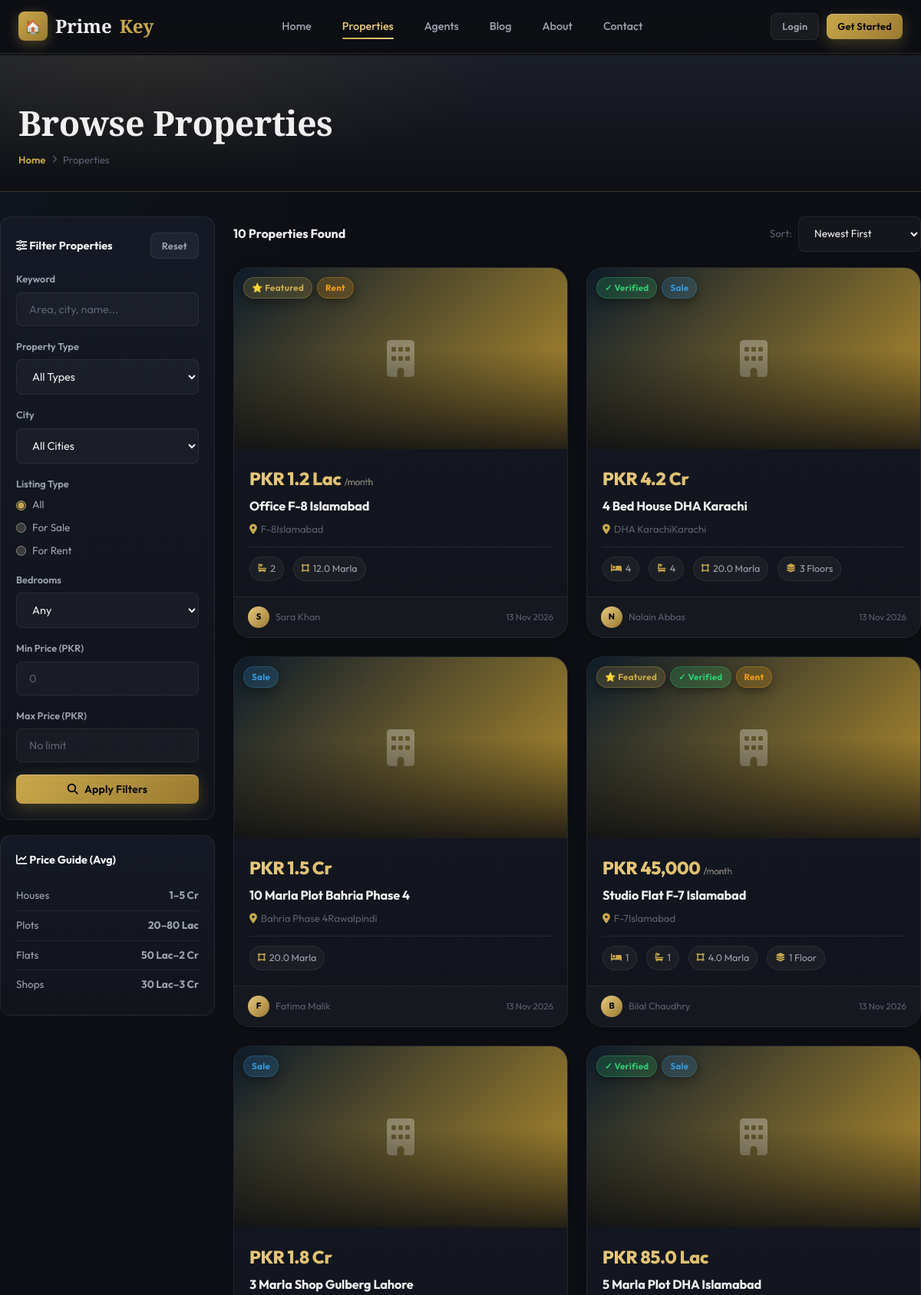
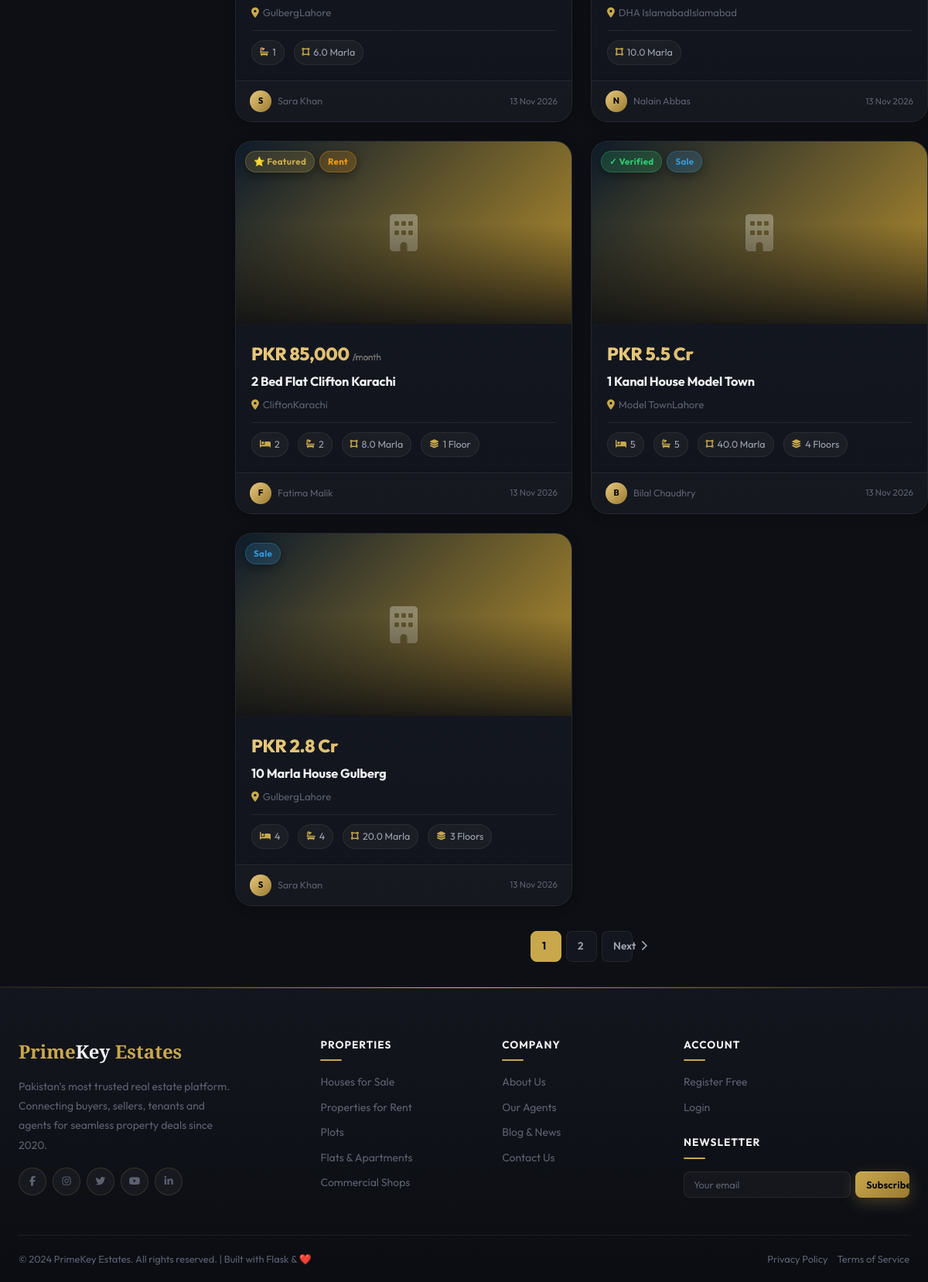
Screenshot of /properties with the database file from the repository (2 pictures, top to bottom).
### app/models.py (models this page shows)
class Property(db.Model):
    __tablename__ = 'properties'
    id           = db.Column(db.Integer, primary_key=True)
    title        = db.Column(db.String(200), nullable=False)
    description  = db.Column(db.Text)
    price        = db.Column(db.Float, nullable=False)
    size         = db.Column(db.Float)              # in marla or sq ft
    size_unit    = db.Column(db.String(20), default='Marla')
    bedrooms     = db.Column(db.Integer, default=0)
    bathrooms    = db.Column(db.Integer, default=0)
    floors       = db.Column(db.Integer, default=1)
    year_built   = db.Column(db.Integer)
    type_id      = db.Column(db.Integer, db.ForeignKey('property_types.id'), nullable=False)
    location_id  = db.Column(db.Integer, db.ForeignKey('locations.id'))
    agent_id     = db.Column(db.Integer, db.ForeignKey('agents.id'))
    status       = db.Column(db.String(30), default='Available')   # Available/Sold/Rented
    listing_type = db.Column(db.String(20), default='Sale')        # Sale/Rent
    is_featured  = db.Column(db.Boolean, default=False)
    is_verified  = db.Column(db.Boolean, default=False)
    views_count  = db.Column(db.Integer, default=0)
    created_at   = db.Column(db.DateTime, default=datetime.utcnow)
    updated_at   = db.Column(db.DateTime, default=datetime.utcnow, onupdate=datetime.utcnow)
    property_type   = db.relationship('PropertyType', back_populates='properties')
    location        = db.relationship('Location', back_populates='properties')
    agent           = db.relationship('Agent', back_populates='properties')
    images          = db.relationship('PropertyImage', back_populates='property', lazy=True, cascade='all, delete-orphan')
    features        = db.relationship('PropertyFeatureMap', back_populates='property', lazy=True, cascade='all, delete-orphan')
    amenities       = db.relationship('PropertyAmenity', back_populates='property', lazy=True, cascade='all, delete-orphan')
    favorites       = db.relationship('Favorite', back_populates='property', lazy=True)
    inquiries       = db.relationship('Inquiry', back_populates='property', lazy=True)
    offers          = db.relationship('Offer', back_populates='property', lazy=True)
    deals           = db.relationship('Deal', back_populates='property', lazy=True)
    site_visits     = db.relationship('SiteVisit', back_populates='property', lazy=True)
    price_history   = db.relationship('PriceHistory', back_populates='property', lazy=True)
    prop_views      = db.relationship('PropertyView', back_populates='property', lazy=True)
    listing         = db.relationship('Listing', back_populates='property', uselist=False, lazy=True)
    shortlist_items = db.relationship('ShortlistProperty', back_populates='property', lazy=True)
    rent_agreements = db.relationship('RentAgreement', back_populates='property', lazy=True)
    maintenance_reqs= db.relationship('MaintenanceRequest', back_populates='property', lazy=True)

class Area(db.Model):
    __tablename__ = 'areas'
    id      = db.Column(db.Integer, primary_key=True)
    city_id = db.Column(db.Integer, db.ForeignKey('cities.id'), nullable=False)
    name    = db.Column(db.String(100), nullable=False)
    city    = db.relationship('City', back_populates='areas')
    sectors = db.relationship('Sector', back_populates='area', lazy=True)

class City(db.Model):
    __tablename__ = 'cities'
    id       = db.Column(db.Integer, primary_key=True)
    name     = db.Column(db.String(100), nullable=False)
    province = db.Column(db.String(100))
    areas    = db.relationship('Area', back_populates='city', lazy=True)

class User(db.Model):
    __tablename__ = 'users'
    id           = db.Column(db.Integer, primary_key=True)
    name         = db.Column(db.String(100), nullable=False)
    email        = db.Column(db.String(120), unique=True, nullable=False)
    password     = db.Column(db.String(200), nullable=False)
    phone        = db.Column(db.String(20))
    cnic         = db.Column(db.String(20))
    profile_pic  = db.Column(db.String(200), default='default_user.png')
    role_id      = db.Column(db.Integer, db.ForeignKey('roles.id'), nullable=False, default=3)
    is_active    = db.Column(db.Boolean, default=True)
    created_at   = db.Column(db.DateTime, default=datetime.utcnow)
    role              = db.relationship('Role', back_populates='users')
    agent_profile     = db.relationship('Agent', back_populates='user', uselist=False)
    favorites         = db.relationship('Favorite', back_populates='client', lazy=True)
    inquiries         = db.relationship('Inquiry', back_populates='client', lazy=True)
    offers            = db.relationship('Offer', back_populates='client', lazy=True)
    deals_as_buyer    = db.relationship('Deal', foreign_keys='Deal.buyer_id', back_populates='buyer', lazy=True)
    site_visits       = db.relationship('SiteVisit', foreign_keys='SiteVisit.client_id', back_populates='client', lazy=True)
    notifications     = db.relationship('Notification', back_populates='user', lazy=True)
    activity_logs     = db.relationship('ActivityLog', back_populates='user', lazy=True)
    blogs             = db.relationship('Blog', back_populates='author', lazy=True)
    shortlists        = db.relationship('Shortlist', back_populates='client', lazy=True)
    property_views    = db.relationship('PropertyView', back_populates='user', lazy=True)
    search_logs       = db.relationship('SearchLog', back_populates='user', lazy=True)
    reviews_given     = db.relationship('AgentReview', back_populates='client', lazy=True)
    rent_as_tenant    = db.relationship('RentAgreement', foreign_keys='RentAgreement.tenant_id', back_populates='tenant', lazy=True)
    maintenance_reqs  = db.relationship('MaintenanceRequest', back_populates='tenant', lazy=True)
    coupon_uses       = db.relationship('CouponUse', back_populates='user', lazy=True)
    business_reports  = db.relationship('BusinessReport', back_populates='generated_by_user', lazy=True)

### app/blueprints/public/routes.py (the view)
@public_bp.route('/properties')
def properties():
    query       = (request.args.get('keyword') or request.args.get('q', '')).strip()
    type_id     = request.args.get('type_id', 0, type=int)
    city_id     = request.args.get('city_id', 0, type=int)
    listing_type= request.args.get('listing_type', '')
    min_price   = request.args.get('min_price', 0, type=float)
    max_price   = request.args.get('max_price', 999999999, type=float)
    min_bed     = request.args.get('bedrooms', request.args.get('min_bed', 0, type=int), type=int)
    sort        = request.args.get('sort', 'newest')
    page        = request.args.get('page', 1, type=int)
    if query and session.get('user_id'):
        sl = SearchLog(user_id=session['user_id'], query=query)
        db.session.add(sl)
        db.session.commit()
    q = Property.query.filter(Property.price.between(min_price, max_price))
    if type_id:
        q = q.filter_by(type_id=type_id)
    if listing_type:
        q = q.filter_by(listing_type=listing_type)
    if city_id:
        q = q.join(Property.location).filter_by(city_id=city_id)
    if min_bed:
        q = q.filter(Property.bedrooms >= min_bed)
    if query:
        q = q.filter(or_(Property.title.ilike(f'%{query}%'),
                         Property.description.ilike(f'%{query}%')))
    sort_map = {
        'newest':     Property.created_at.desc(),
        'oldest':     Property.created_at.asc(),
        'price_asc':  Property.price.asc(),
        'price_desc': Property.price.desc(),
    }
    props      = q.order_by(sort_map.get(sort, Property.created_at.desc())).paginate(page=page, per_page=9, error_out=False)
    prop_types = PropertyType.query.all()
    cities     = City.query.all()
    filters    = {k: v for k, v in request.args.items() if k != 'page' and v}
    return render_template('properties/list.html',
        props=props, prop_types=prop_types, cities=cities, filters=filters)

### app/templates/properties/list.html (shortened to what this page needs)
{% extends 'base.html' %}
{% block content %}
<div class="page-header">
  <div class="container">
    <h1>Browse Properties</h1>
    <div class="breadcrumb">
      <a href="{{ url_for('public.index') }}">Home</a>
      <i class="fa-solid fa-chevron-right" style="font-size:0.65rem;"></i>
      <span>Properties</span>
    </div>
  </div>
</div>
<div class="container py-32">
  <div class="d-flex gap-24" style="align-items:flex-start;">
    <aside class="filter-sidebar">
      <div class="filter-panel">
        <div class="filter-header">
          <span><i class="fa-solid fa-sliders"></i> Filter Properties</span>
          <a href="{{ url_for('public.properties') }}" class="btn btn-ghost btn-sm">Reset</a>
        </div>
        <form method="GET" action="{{ url_for('public.properties') }}" id="filterForm">
          <div class="filter-group">
            <label class="filter-label">Keyword</label>
            <input type="text" name="keyword" class="form-control" placeholder="Area, city, name..." value="{{ filters.get('keyword','') }}">
          </div>
          <div class="filter-group">
            <label class="filter-label">Property Type</label>
            <select name="type_id" class="form-select">
              <option value="">All Types</option>
            </select>
          </div>
          <div class="filter-group">
            <label class="filter-label">City</label>
            <select name="city_id" class="form-select">
              <option value="">All Cities</option>
            </select>
          </div>
          <div class="filter-group">
            <label class="filter-label">Listing Type</label>
            <div class="radio-group">
              <label class="radio-label"><input type="radio" name="listing_type" value="" {% if not filters.get('listing_type') %}checked{% endif %}> All</label>
              <label class="radio-label"><input type="radio" name="listing_type" value="Sale" {% if filters.get('listing_type')=='Sale' %}checked{% endif %}> For Sale</label>
              <label class="radio-label"><input type="radio" name="listing_type" value="Rent" {% if filters.get('listing_type')=='Rent' %}checked{% endif %}> For Rent</label>
            </div>
          </div>
          <div class="filter-group">
            <label class="filter-label">Bedrooms</label>
            <select name="bedrooms" class="form-select">
              <option value="">Any</option>
            </select>
          </div>
          <div class="filter-group">
            <label class="filter-label">Min Price (PKR)</label>
            <input type="number" name="min_price" class="form-control" placeholder="0" value="{{ filters.get('min_price','') }}" step="100000">
          </div>
          <div class="filter-group">
            <label class="filter-label">Max Price (PKR)</label>
            <input type="number" name="max_price" class="form-control" placeholder="No limit" value="{{ filters.get('max_price','') }}" step="100000">
          </div>
          <button type="submit" class="btn btn-primary btn-block">
            <i class="fa-solid fa-magnifying-glass"></i> Apply Filters
          </button>
        </form>
      </div>
      <div class="filter-panel mt-20">
        <div class="filter-header"><span><i class="fa-solid fa-chart-line"></i> Price Guide (Avg)</span></div>
        <div class="price-guide">
          <div class="price-row"><span>Houses</span><strong>1–5 Cr</strong></div>
          <div class="price-row"><span>Plots</span><strong>20–80 Lac</strong></div>
          <div class="price-row"><span>Flats</span><strong>50 Lac–2 Cr</strong></div>
          <div class="price-row"><span>Shops</span><strong>30 Lac–3 Cr</strong></div>
        </div>
      </div>
    </aside>
    <main style="flex:1;min-width:0;">
      <div class="results-header d-flex justify-between align-center mb-20" style="flex-wrap:wrap;gap:12px;">
        <div>
          <span class="results-count">{{ props.total }} Properties Found</span>
        </div>
        <div class="d-flex gap-8 align-center">
          <span class="text-muted" style="font-size:0.85rem;">Sort:</span>
          <select name="sort" class="form-select" style="width:160px;font-size:0.85rem;" onchange="appendSort(this.value)">
            <option value="newest">Newest First</option>
          </select>
        </div>
      </div>
      {% if props.items %}
      <div class="prop-grid">
        {% for prop in props.items %}
        <div class="prop-card animate-fade-up">
          <div class="prop-img-wrap">
            {% if prop.images %}
              <img src="{{ url_for('static', filename='images/uploads/' + prop.images[0].image_url) }}" alt="{{ prop.title }}" loading="lazy">
            {% else %}
              <div class="prop-img-placeholder" style="background:linear-gradient(135deg,#0d1b2a,#b8912e);display:flex;align-items:center;justify-content:center;height:100%;"><i class="fa-solid fa-building" style="font-size:3rem;color:rgba(255,255,255,0.3)"></i></div>
            {% endif %}
            <div class="prop-badges">
              {% if prop.is_featured %}<span class="badge badge-gold">⭐ Featured</span>{% endif %}
              {% if prop.is_verified %}<span class="badge badge-success">✓ Verified</span>{% endif %}
              <span class="badge {% if prop.listing_type == 'Sale' %}badge-info{% else %}badge-warning{% endif %}">{{ prop.listing_type }}</span>
            </div>
          </div>
          <div class="prop-body">
            <div class="prop-price">
              PKR {% if prop.price >= 10000000 %}{{ '%.1f'|format(prop.price/10000000) }} Cr{% elif prop.price >= 100000 %}{{ '%.1f'|format(prop.price/100000) }} Lac{% else %}{{ '{:,.0f}'.format(prop.price) }}{% endif %}
              {% if prop.listing_type == 'Rent' %}<span class="prop-price-unit">/month</span>{% endif %}
            </div>
            <h3 class="prop-title">
              <a href="{{ url_for('public.property_detail', prop_id=prop.id) }}">{{ prop.title }}</a>
            </h3>
            <div class="prop-location"><i class="fa-solid fa-location-dot"></i> {{ prop.location.area.name if prop.location.area else '' }}{% if prop.area and prop.city %}, {% endif %}{{ prop.location.city.name if prop.location.city else '' }}</div>
            <div class="prop-features">
              {% if prop.bedrooms %}<span><i class="fa-solid fa-bed"></i> {{ prop.bedrooms }}</span>{% endif %}
              {% if prop.bathrooms %}<span><i class="fa-solid fa-bath"></i> {{ prop.bathrooms }}</span>{% endif %}
              {% if prop.size %}<span><i class="fa-solid fa-vector-square"></i> {{ prop.size }} {{ prop.size_unit }}</span>{% endif %}
              {% if prop.floors %}<span><i class="fa-solid fa-layer-group"></i> {{ prop.floors }} Floor{{ 's' if prop.floors > 1 }}</span>{% endif %}
            </div>
          </div>
          <div class="prop-footer">
            <div class="prop-agent">
              <div class="prop-agent-avatar">{{ prop.agent.user.name[0].upper() if prop.agent else 'A' }}</div>
              <span>{{ prop.agent.user.name if prop.agent else 'Agent' }}</span>
            </div>
            <span class="prop-date">{{ prop.created_at.strftime('%d %b %Y') }}</span>
          </div>
        </div>
        {% endfor %}
      </div>
      {% if props.pages > 1 %}
      <div class="pagination">
        {% for p in props.iter_pages(left_edge=1, right_edge=1, left_current=2, right_current=2) %}
          {% if p %}
            <a href="{{ url_for('public.properties', page=p, **filters) }}" class="page-btn {% if p == props.page %}active{% endif %}">{{ p }}</a>
          {% else %}
            <span class="page-ellipsis">…</span>
          {% endif %}
        {% endfor %}
        {% if props.has_next %}
          <a href="{{ url_for('public.properties', page=props.next_num, **filters) }}" class="page-btn">Next <i class="fa-solid fa-chevron-right"></i></a>
        {% endif %}
      </div>
      {% endif %}
      {% endif %}
    </main>
  </div>
</div>
{% endblock %}

### rows the page displays
Property: is_featured "⭐ Featured", listing_type "Rent", prop.price/100000 "1.2", shows "/month", title "Office F-8 Islamabad", location.area "F-8", location.city "Islamabad", bathrooms "2", size "12.0", size_unit "Marla", agent.user "S", agent.user "Sara Khan", created_at "13 Nov 2026"
Property: is_verified "✓ Verified", listing_type "Sale", prop.price/10000000 "4.2", title "4 Bed House DHA Karachi", location.area "DHA Karachi", location.city "Karachi", bedrooms "4", bathrooms "4", size "20.0", size_unit "Marla", floors "3", floors "s", agent.user "N", agent.user "Nalain Abbas", created_at "13 Nov 2026"
Property: listing_type "Sale", prop.price/10000000 "1.5", title "10 Marla Plot Bahria Phase 4", location.area "Bahria Phase 4", location.city "Rawalpindi", size "20.0", size_unit "Marla", agent.user "F", agent.user "Fatima Malik", created_at "13 Nov 2026"
Property: is_featured "⭐ Featured", is_verified "✓ Verified", listing_type "Rent", price "45,000", shows "/month", title "Studio Flat F-7 Islamabad", location.area "F-7", location.city "Islamabad", bedrooms "1", bathrooms "1", size "4.0", size_unit "Marla", floors "1", agent.user "B", agent.user "Bilal Chaudhry", created_at "13 Nov 2026"
Property: listing_type "Sale", prop.price/10000000 "1.8", title "3 Marla Shop Gulberg Lahore", location.area "Gulberg", location.city "Lahore", bathrooms "1", size "6.0", size_unit "Marla", agent.user "S", agent.user "Sara Khan", created_at "13 Nov 2026"
Property: is_verified "✓ Verified", listing_type "Sale", prop.price/100000 "85.0", title "5 Marla Plot DHA Islamabad", location.area "DHA Islamabad", location.city "Islamabad", size "10.0", size_unit "Marla", agent.user "N", agent.user "Nalain Abbas", created_at "13 Nov 2026"
Property: is_featured "⭐ Featured", listing_type "Rent", price "85,000", shows "/month", title "2 Bed Flat Clifton Karachi", location.area "Clifton", location.city "Karachi", bedrooms "2", bathrooms "2", size "8.0", size_unit "Marla", floors "1", agent.user "F", agent.user "Fatima Malik", created_at "13 Nov 2026"
Property: is_verified "✓ Verified", listing_type "Sale", prop.price/10000000 "5.5", title "1 Kanal House Model Town", location.area "Model Town", location.city "Lahore", bedrooms "5", bathrooms "5", size "40.0", size_unit "Marla", floors "4", floors "s", agent.user "B", agent.user "Bilal Chaudhry", created_at "13 Nov 2026"
Property: listing_type "Sale", prop.price/10000000 "2.8", title "10 Marla House Gulberg", location.area "Gulberg", location.city "Lahore", bedrooms "4", bathrooms "4", size "20.0", size_unit "Marla", floors "3", floors "s", agent.user "S", agent.user "Sara Khan", created_at "13 Nov 2026"

### other values shown
{{ props.total }} "10"
{{ p }} "1" "2"
{{ 2024 }} "2024"
